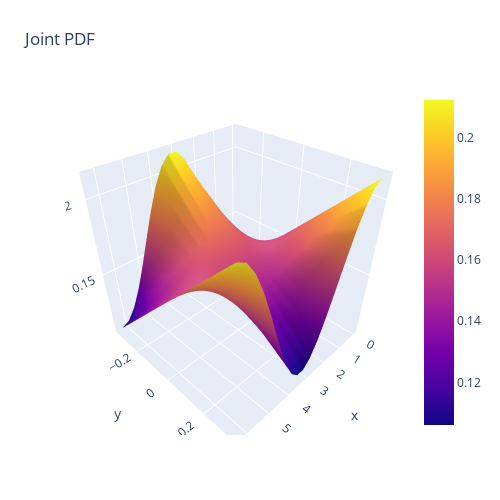

This figure's notebook cell:
### Markdown cell above
### 2.2: (EXTRA, NOT REQUESTED) REPRESENTATION OF THE JOINT PDF AS *ALPHA* VARIES:

#### IMPLEMENTATION APPROACH:
We have decided to provide also an *Extra* representation in 3D(Using the Plotly Library) of the distribution representing the *Cosine Distribution(with cos depending on alpha)*.

### Code cell
#IMPORTING LIBRARIES:
import plotly.graph_objects as go                   #We use this Library for plotting the JOINT PDF graphically in 3D.                           
import numpy as np                                  #We use it for dividing the space linearly and for doing some array's computations.

#SUPPORT FUNCTION:
def fxa(x,alpha):                                   #Declaration of a support function for returning the Density value of the functionas alpha(a) varies. 
    return (1/(2*np.pi))*(1+alpha*np.cos(x))

#DIVISION OF THE SPACE AND APPLICATION OF THE MESHGRID:
x = np.linspace(0,2*np.pi,20)                     #We save in "x" an evenly spaced sequence of numbers(20 numbers in this case) over a specified interval(In our case [0,2pi]).        
alpha = np.linspace(-1/3,1/3,20)                    #We save in "alpha" an evenly spaced sequence of numbers(20 numbers in this case) over a specified interval(In our case [-1/3,1/3]).
X, alp = np.meshgrid(x,alpha)                       #We apply the MeshGrid at the x and alpha vectors and we return the coordinate matrices(X, alp) from coordinate vectors(x, alpha).

#EVALUATION OF THE FUNCTION:
Z = fxa(X,alp)                                      #Saving in Z the evaluation of the function given the two sequence of numbers X,alp.
                                      
#PLOTTING:
fig = go.Figure(data=[go.Surface(z=Z, x=X, y=alp)])     
fig.update_layout(title='Joint PDF', autosize=False, width=500, height=500, margin=dict(l=65, r=50, b=65, t=90), showlegend=True)
fig.show()

### Figure 1 — Plotly figure (JSON) as saved in the notebook; plotly's stock layout.template omitted (floating-point values rounded to 4 significant figures; data arrays with more than 128 entries replaced by an {"elided": "..."} marker saying what was removed)
{"data": [{"type": "surface", "x": {"elided": "20x20 float values"}, "y": {"elided": "20x20 float values"}, "z": {"elided": "20x20 float values"}}], "layout": {"autosize": false, "height": 500, "margin": {"b": 65, "l": 65, "r": 50, "t": 90}, "showlegend": true, "title": {"text": "Joint PDF"}, "width": 500}}
